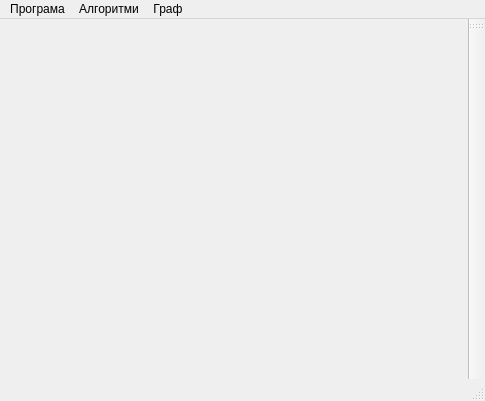
<?xml version="1.0" encoding="UTF-8"?>
<ui version="4.0">
 <class>MainWindow</class>
 <widget class="QMainWindow" name="MainWindow">
  <property name="geometry">
   <rect>
    <x>0</x>
    <y>0</y>
    <width>485</width>
    <height>401</height>
   </rect>
  </property>
  <property name="minimumSize">
   <size>
    <width>485</width>
    <height>350</height>
   </size>
  </property>
  <property name="windowTitle">
   <string>Graph</string>
  </property>
  <widget class="QWidget" name="centralWidget">
   <layout class="QHBoxLayout" name="horizontalLayout">
    <item>
     <widget class="GraphView" name="graphView" native="true">
      <property name="sizePolicy">
       <sizepolicy hsizetype="Preferred" vsizetype="Preferred">
        <horstretch>0</horstretch>
        <verstretch>0</verstretch>
       </sizepolicy>
      </property>
     </widget>
    </item>
   </layout>
  </widget>
  <widget class="QMenuBar" name="menuBar">
   <property name="geometry">
    <rect>
     <x>0</x>
     <y>0</y>
     <width>485</width>
     <height>21</height>
    </rect>
   </property>
   <widget class="QMenu" name="file">
    <property name="title">
     <string>Програма</string>
    </property>
    <widget class="QMenu" name="addVertexMenu">
     <property name="title">
      <string>Додати вершини</string>
     </property>
     <addaction name="action_addVericesFromProgram"/>
     <addaction name="action_addVericesFromFile"/>
    </widget>
    <addaction name="addVertexMenu"/>
    <addaction name="action_openSettings"/>
    <addaction name="action_saveGraph"/>
    <addaction name="action_exit"/>
   </widget>
   <widget class="QMenu" name="menu_3">
    <property name="title">
     <string>Алгоритми</string>
    </property>
    <widget class="QMenu" name="menu">
     <property name="title">
      <string>Пошук в графі</string>
     </property>
     <addaction name="action_breadthSearch"/>
     <addaction name="action_depthSearch"/>
    </widget>
    <widget class="QMenu" name="menu_2">
     <property name="title">
      <string>Вивести матрицю</string>
     </property>
     <addaction name="action_showIncidenceMatrix"/>
     <addaction name="action_showAdjacencyMatrix"/>
     <addaction name="action_showDistanceMatrix"/>
     <addaction name="action_showReachabilityMatrix"/>
     <addaction name="action_showWeightedDistanceMatrix"/>
    </widget>
    <widget class="QMenu" name="menu_4">
     <property name="title">
      <string>Пошук мінімального шляху</string>
     </property>
     <addaction name="action_DijkstraMinPaths"/>
     <addaction name="action_BellmanFord"/>
    </widget>
    <widget class="QMenu" name="menu_5">
     <property name="title">
      <string>Пошук маршутів в графі</string>
     </property>
    </widget>
    <widget class="QMenu" name="menu_6">
     <property name="title">
      <string>Степені вершин</string>
     </property>
     <addaction name="action_showVertexDegree"/>
     <addaction name="action_showHangingVertex"/>
     <addaction name="action_showIsolatedVertex"/>
    </widget>
    <addaction name="menu_2"/>
    <addaction name="menu"/>
    <addaction name="menu_4"/>
    <addaction name="menu_5"/>
    <addaction name="menu_6"/>
    <addaction name="separator"/>
    <addaction name="action_checkCycles"/>
    <addaction name="action_checkConnectivity"/>
    <addaction name="action_topologicalSorting"/>
    <addaction name="action_isPlanarity"/>
    <addaction name="action_coloring"/>
    <addaction name="action_FordFulkerson"/>
    <addaction name="separator"/>
    <addaction name="action_forTest"/>
   </widget>
   <widget class="QMenu" name="menu_7">
    <property name="title">
     <string>Граф</string>
    </property>
    <addaction name="action_inverseGraph"/>
    <addaction name="action_clearScene"/>
   </widget>
   <addaction name="file"/>
   <addaction name="menu_3"/>
   <addaction name="menu_7"/>
  </widget>
  <widget class="QToolBar" name="mainToolBar">
   <attribute name="toolBarArea">
    <enum>RightToolBarArea</enum>
   </attribute>
   <attribute name="toolBarBreak">
    <bool>false</bool>
   </attribute>
  </widget>
  <widget class="QStatusBar" name="statusBar"/>
  <action name="action_showIncidenceMatrix">
   <property name="text">
    <string>Інцидентності</string>
   </property>
  </action>
  <action name="action_showAdjacencyMatrix">
   <property name="enabled">
    <bool>true</bool>
   </property>
   <property name="text">
    <string>Суміжності</string>
   </property>
  </action>
  <action name="action_exit">
   <property name="text">
    <string>Вихід</string>
   </property>
   <property name="shortcut">
    <string>Ctrl+Q</string>
   </property>
  </action>
  <action name="action_showDistanceMatrix">
   <property name="enabled">
    <bool>true</bool>
   </property>
   <property name="text">
    <string>Відстаней</string>
   </property>
  </action>
  <action name="action_addVericesFromProgram">
   <property name="text">
    <string>Вказати в програмі</string>
   </property>
   <property name="visible">
    <bool>false</bool>
   </property>
  </action>
  <action name="action_addVericesFromFile">
   <property name="text">
    <string>З файлу</string>
   </property>
   <property name="shortcut">
    <string>Ctrl+O</string>
   </property>
  </action>
  <action name="action_showHangingVertex">
   <property name="text">
    <string>Відобразити висячі вершини</string>
   </property>
  </action>
  <action name="action_showVertexDegree">
   <property name="text">
    <string>Відобразити степені вершин</string>
   </property>
  </action>
  <action name="action_openSettings">
   <property name="text">
    <string>Налаштування</string>
   </property>
  </action>
  <action name="action_showIsolatedVertex">
   <property name="text">
    <string>Відобразити ізольовані вершини</string>
   </property>
  </action>
  <action name="action_showReachabilityMatrix">
   <property name="text">
    <string>Досяжності</string>
   </property>
  </action>
  <action name="action_checkCycles">
   <property name="text">
    <string>Знайти деякі цикли в графі</string>
   </property>
  </action>
  <action name="action_breadthSearch">
   <property name="text">
    <string>В ширину</string>
   </property>
  </action>
  <action name="action_depthSearch">
   <property name="text">
    <string>В глибину</string>
   </property>
  </action>
  <action name="action_checkConnectivity">
   <property name="text">
    <string>Визначення зв'язанності графу</string>
   </property>
  </action>
  <action name="action_topologicalSorting">
   <property name="text">
    <string>Топологічне сортування</string>
   </property>
  </action>
  <action name="action_showWeightedDistanceMatrix">
   <property name="text">
    <string>Відстаней(зваж.)</string>
   </property>
  </action>
  <action name="action_DijkstraMinPaths">
   <property name="text">
    <string>Від однієї вершини до всіх інших</string>
   </property>
  </action>
  <action name="action_BellmanFord">
   <property name="text">
    <string>Беллман-Форд</string>
   </property>
  </action>
  <action name="action_isPlanarity">
   <property name="enabled">
    <bool>false</bool>
   </property>
   <property name="text">
    <string>Перевірити планарність</string>
   </property>
  </action>
  <action name="action_coloring">
   <property name="text">
    <string>Розфарбування графу</string>
   </property>
  </action>
  <action name="action_openWeightGraph">
   <property name="text">
    <string>З файлу(зваж.)</string>
   </property>
  </action>
  <action name="action_saveGraph">
   <property name="text">
    <string>Зберегти</string>
   </property>
   <property name="shortcut">
    <string>Ctrl+S</string>
   </property>
  </action>
  <action name="action_clearScene">
   <property name="text">
    <string>Видалити граф</string>
   </property>
  </action>
  <action name="action_FordFulkerson">
   <property name="text">
    <string>Алгоритм Форда — Фалкерсона</string>
   </property>
  </action>
  <action name="action_forTest">
   <property name="text">
    <string>Test</string>
   </property>
  </action>
  <action name="action_inverseGraph">
   <property name="text">
    <string>Інвертувати граф</string>
   </property>
  </action>
 </widget>
 <layoutdefault spacing="6" margin="11"/>
 <customwidgets>
  <customwidget>
   <class>GraphView</class>
   <extends>QWidget</extends>
   <header>graphView.h</header>
   <container>1</container>
  </customwidget>
 </customwidgets>
 <resources/>
 <connections>
  <connection>
   <sender>action_exit</sender>
   <signal>triggered()</signal>
   <receiver>MainWindow</receiver>
   <slot>close()</slot>
   <hints>
    <hint type="sourcelabel">
     <x>-1</x>
     <y>-1</y>
    </hint>
    <hint type="destinationlabel">
     <x>214</x>
     <y>174</y>
    </hint>
   </hints>
  </connection>
 </connections>
</ui>
